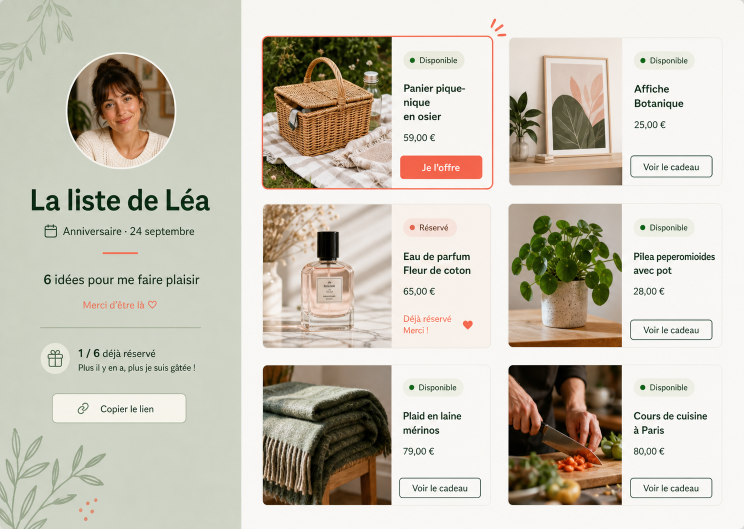
#> input picture prototypes/wishlist-site/design/mockups/03-shared-wishlist-selected-concept.png, 1487 x 1058 px (shown at 1/2 size)
$ python crop-reference.py
#> lines starting #> are read from the running program, lines starting #| are printed output that depends on the picture
from pathlib import Path

from PIL import Image


ROOT = Path(__file__).resolve().parents[1]
SOURCE = ROOT / "design" / "mockups" / "03-shared-wishlist-selected-concept.png"
OUTPUT = ROOT / "reference-assets"

CROPS = {
    "portrait.png": (62, 63, 402, 348),
    "basket.png": (525, 68, 802, 379),
    "print.png": (1018, 68, 1265, 372),
    "perfume.png": (525, 404, 804, 698),
    "plant.png": (1018, 404, 1265, 699),
    "blanket.png": (525, 727, 804, 1012),
    "cooking.png": (1018, 727, 1265, 1012),
}


def main() -> None:
    OUTPUT.mkdir(parents=True, exist_ok=True)
    with Image.open(SOURCE) as source:
#> source is the input picture: PIL image 1487x1058 RGB; mean R, G, B 201.5, 196.2, 183.2
        for filename, bounds in CROPS.items():
            source.crop(bounds).save(OUTPUT / filename)
#> this loop made 7 passes
#> pass 1, in main, `source.crop(bounds).save(OUTPUT / filename)`:
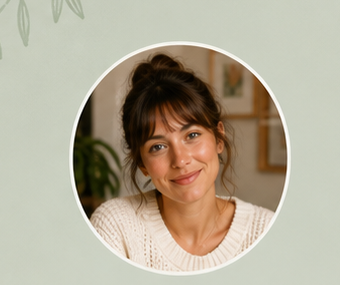
#> saved as portrait.png: PIL image 340x285 RGB; mean R, G, B 178.1, 169.1, 149.8
#> pass 2, in main, `source.crop(bounds).save(OUTPUT / filename)`:
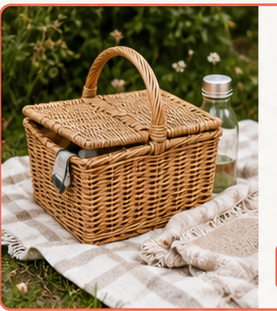
#> saved as basket.png: PIL image 277x311 RGB; mean R, G, B 148.5, 128.5, 99.4


if __name__ == "__main__":
    main()

$ run again, with prototypes/wishlist-site/design/mockups/04-lists-overview.png copied over prototypes/wishlist-site/design/mockups/03-shared-wishlist-selected-concept.png
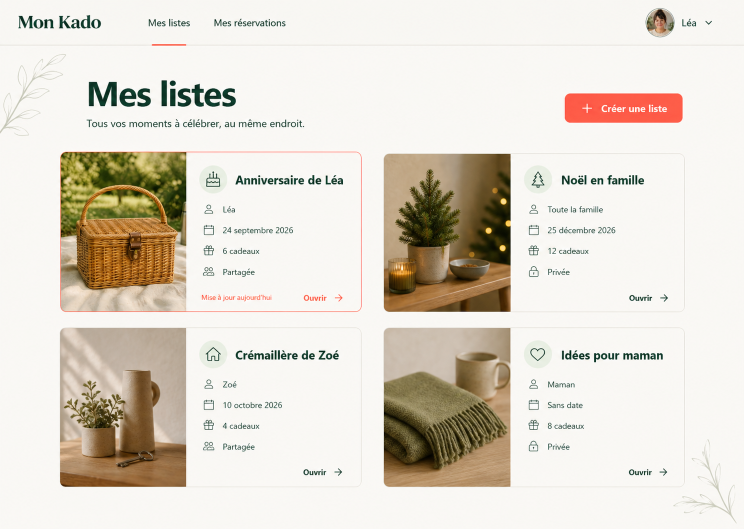
#> input picture prototypes/wishlist-site/design/mockups/04-lists-overview.png, 1487 x 1058 px (shown at 1/2 size)
#> in main, source is the input picture: PIL image 1487x1058 RGB; mean R, G, B 224.4, 217.7, 206.6
#> the loop in main, `for filename, bounds in CROPS.items():` made 7 passes
#> pass 1, in main, `source.crop(bounds).save(OUTPUT / filename)`:
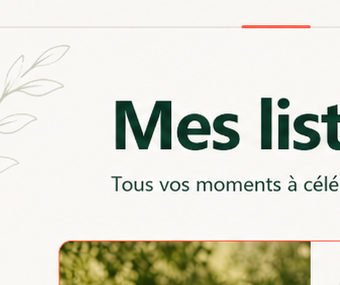
#> saved as portrait.png: PIL image 340x285 RGB; mean R, G, B 221.1, 220.9, 208.5
#> pass 2, in main, `source.crop(bounds).save(OUTPUT / filename)`:
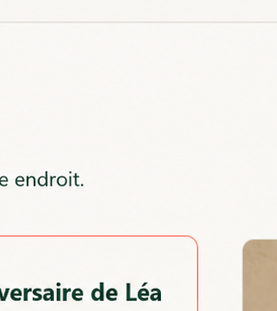
#> saved as basket.png: PIL image 277x311 RGB; mean R, G, B 243.4, 241.4, 237

$ run again, with prototypes/wishlist-site/design/mockups/05-wishlist-management.png copied over prototypes/wishlist-site/design/mockups/03-shared-wishlist-selected-concept.png
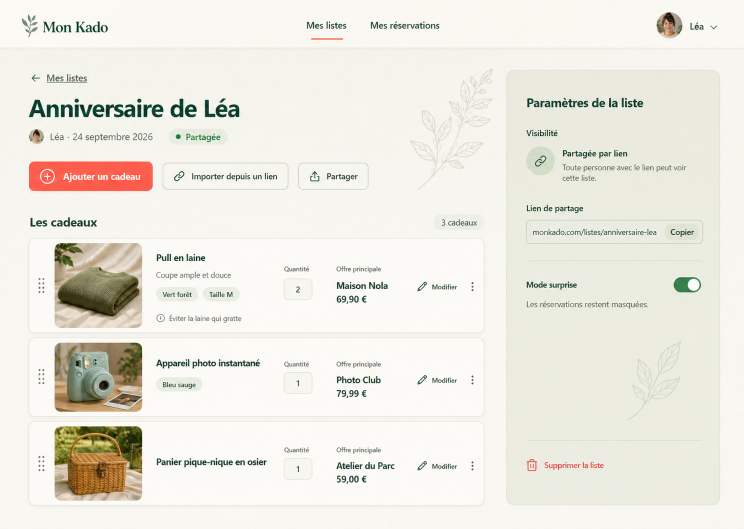
#> input picture prototypes/wishlist-site/design/mockups/05-wishlist-management.png, 1487 x 1058 px (shown at 1/2 size)
#> in main, source is the input picture: PIL image 1487x1058 RGB; mean R, G, B 235.8, 233.4, 224.5
#> the loop in main, `for filename, bounds in CROPS.items():` made 7 passes
#> pass 1, in main, `source.crop(bounds).save(OUTPUT / filename)`:
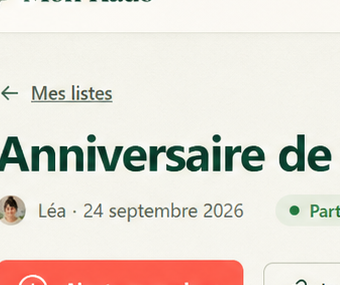
#> saved as portrait.png: PIL image 340x285 RGB; mean R, G, B 230, 222.3, 213.7
#> pass 2, in main, `source.crop(bounds).save(OUTPUT / filename)`:
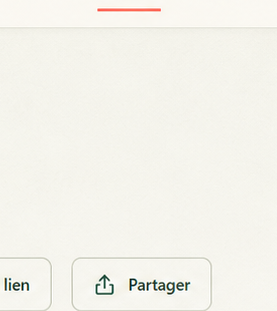
#> saved as basket.png: PIL image 277x311 RGB; mean R, G, B 243.9, 242.7, 235.5

$ run again, with prototypes/wishlist-site/design/mockups/06-reservations-overview.png copied over prototypes/wishlist-site/design/mockups/03-shared-wishlist-selected-concept.png
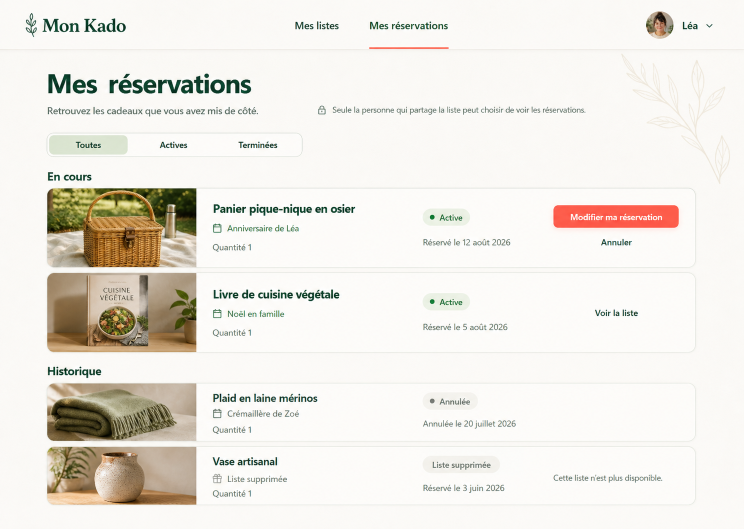
#> input picture prototypes/wishlist-site/design/mockups/06-reservations-overview.png, 1487 x 1058 px (shown at 1/2 size)
#> in main, source is the input picture: PIL image 1487x1058 RGB; mean R, G, B 236.6, 233, 226.3
#> the loop in main, `for filename, bounds in CROPS.items():` made 7 passes
#> pass 1, in main, `source.crop(bounds).save(OUTPUT / filename)`:
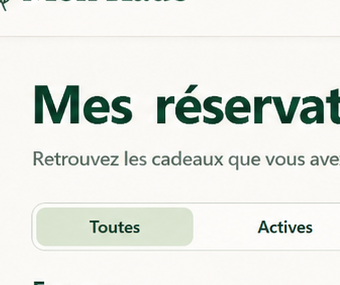
#> saved as portrait.png: PIL image 340x285 RGB; mean R, G, B 232.1, 234.5, 229.5
#> pass 2, in main, `source.crop(bounds).save(OUTPUT / filename)`:
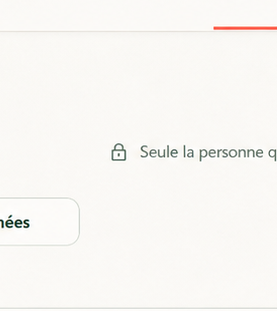
#> saved as basket.png: PIL image 277x311 RGB; mean R, G, B 248.8, 247.1, 243.8
